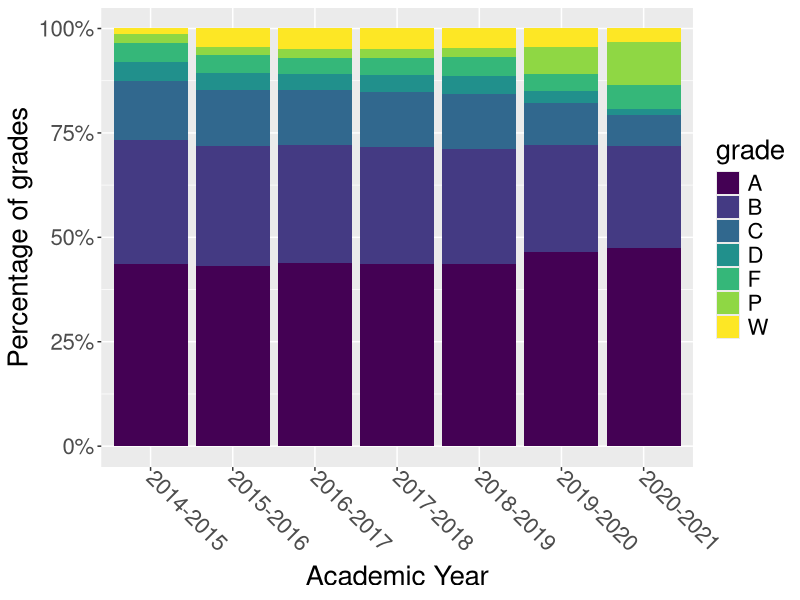

This chart was generated by the following R code:
## ---- chunk 1
knitr::opts_knit$set(base.dir = "/home/swolf/website/", base.url = "/")
knitr::opts_chunk$set(fig.path = "figure/2022-02-25-dataDrivenDecisions/", 
                      fig.width=10,fig.height=6)

library(ggplot2)
library(viridis)
## ---- chunk 2
gradeDistData = read.csv('ecuGradeData/ecuGradeData.csv')
gradeDistData$grade = factor(gradeDistData$grade)

ggplot(gradeDistData, aes(fill = grade, y = gradeNum, x = acadYear)) +
  geom_bar(position=position_fill(reverse = TRUE), stat='identity') +
  scale_y_continuous(labels = scales::percent) +
  scale_fill_viridis(discrete = T) + ylab('Percentage of grades') +
  xlab('Academic Year') + 
  theme(text = element_text(size=20), 
        axis.text.x = element_text(angle=-45,hjust=0, vjust=0.5))
